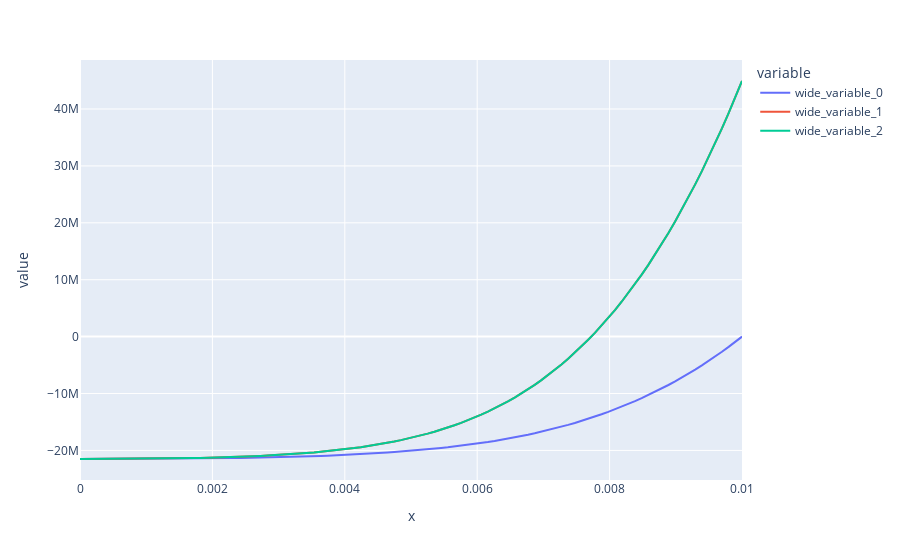

This figure's notebook cell:
### Code cell
sol = linalg.solve(M, Rmat)

X = linspace(0, R, N)
Y1, Y2, Y3, Y4 = [], [], [], []

for i in range(1, N+1):
    r = i*dr
    contrainte = Tcontraintesi(sol, i, r)
    Y1.append(contrainte[0][0])
    Y2.append(contrainte[1][1])
    Y3.append(contrainte[2][2])
    
    Y4.append(deplacement(sol, i, r))

px.line(x = X, y = [Y1, Y2, Y3])
#px.line(x = X, y = Y4)
